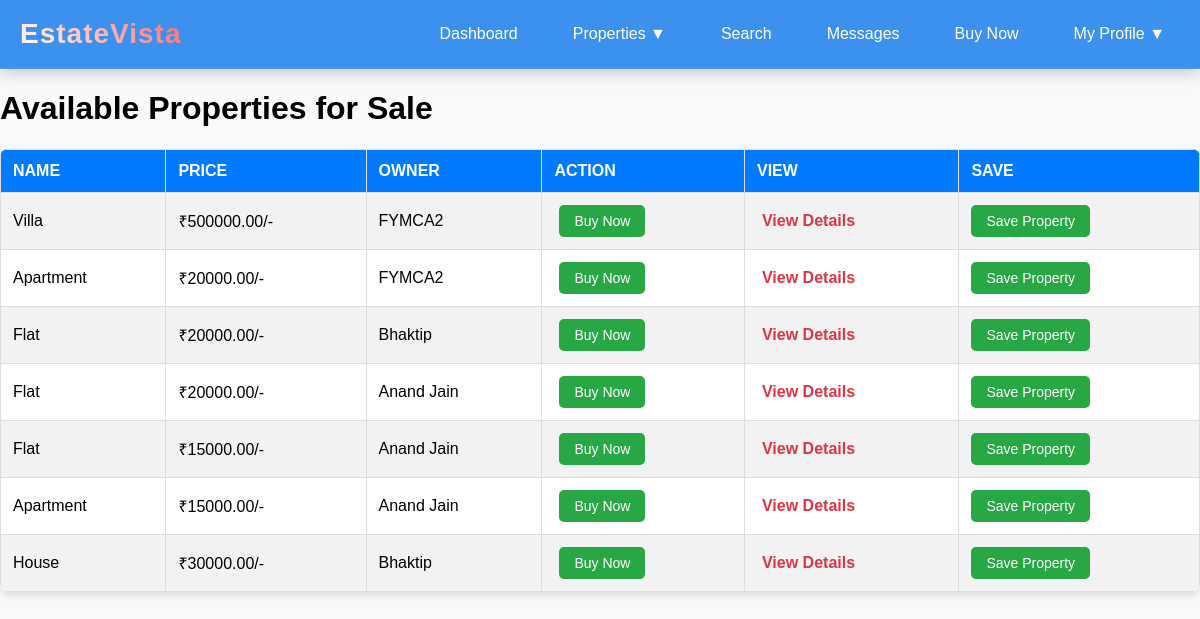
The app's page /properties/others/ (signed in) with its own data.
### realestate/models.py (models this page shows, shortened)
class Property(models.Model):
    owner = models.ForeignKey(User, on_delete=models.CASCADE, null=True, blank=True)
    name = models.CharField(max_length=100)
    location = models.CharField(max_length=255)
    price = models.DecimalField(max_digits=10, decimal_places=2)
    description = models.TextField()
    image = models.ImageField(upload_to='property_images/', null=True, blank=True)
    status = models.CharField(max_length=20, choices=[
    ('available', 'Available'),   # Open for sale or rent
    ('sold', 'Sold'),            # Property has been sold
    ('rented', 'Rented'),        # Property is rented
    ('pending', 'Pending'),      # Offer is being processed
], default='Available')
    bedrooms = models.PositiveIntegerField(default=1)
    bathrooms = models.PositiveIntegerField(default=1)
    area_sqft = models.PositiveIntegerField(help_text="Total area in square feet", null=True, blank=True)
    property_type = models.CharField(max_length=50, choices=[
        ('apartment', 'Apartment'),
        ('villa', 'Villa'),
        ('office', 'Office'),
    ], default='apartment')
    created_at = models.DateTimeField(auto_now_add=True)

### realestate/views.py (the view)
# urls.py: path('properties/others/', other_users_properties, name='other_users_properties'),
@login_required
def other_users_properties(request):
    properties = Property.objects.exclude(owner=request.user)
    return render(request, 'other_users_properties.html', {'properties': properties})

### realestate/templates/other_users_properties.html (shortened to what this page needs)
{% load static %}
<!DOCTYPE html>
<html>
<head>
    <link rel="stylesheet" href="{% static 'css/property_list.css' %}">
</head>
<body>
    {% include 'header.html' %}
    <h1>Available Properties for Sale</h1>
    <table>
        <tr>
            <th>Name</th>
            <th>Price</th>
            <th>Owner</th>
            <th>Action</th>
            <th>View</th>
            <th>Save</th>
        </tr>
        {% for property in properties %}
        <tr>
            <td>{{ property.name }}</td>
            <td>₹{{ property.price }}/-</td>
            <td>{{ property.owner }}</td>
            <td>
                {% if property.status == 'sold' %}
                    <button disabled>Sold</button>
                {% else %}
                    <a href="{% url 'payment_page' property.id %}"><button>Buy Now</button></a>
                {% endif %}
            </td>
            <td><a href="{% url 'property_detail' property.id %}">View Details</a></td>
            <td>
                {% if user.is_authenticated %}
                    <form method="post" action="{% url 'save_property' property.id %}">
                        <button type="submit">Save Property</button>
                    </form>
                {% else %}
                    <a href="{% url 'login' %}">Login to Save</a>
                {% endif %}
            </td>
        </tr>
        {% endfor %}
    </table>
</body>
</html>

### realestate/templates/header.html (shortened to what this page needs)
    {% load static %}
    <!DOCTYPE html>
    <html lang="en">
    <head>
        <link rel="stylesheet" href="{% static 'css/header.css' %}">
    </head>
    <body>
        <header class="header">
            <div class="header-container">
                <h1>EstateVista</h1>
                <nav>
                    <ul class="nav-list">
                        <li><a href="{% url 'dashboard' %}" class="nav-link">Dashboard</a></li>
                        <li class="dropdown">
                            <a href="#" class="nav-link">Properties ▼</a>
                        </li>
                        <li><a href="{% url 'search_properties' %}" class="nav-link">Search</a></li>
                        <li><a href="{% url 'inbox' %}" class="nav-link">Messages</a></li>
                        <li><a href="{% url 'other_users_properties' %}">Buy Now</a></li>
                        <li class="dropdown">
                            <a href="#" class="nav-link">My Profile ▼</a>
                        </li>
                    </ul>
                </nav>
            </div>
        </header>
    </body>
    </html>

### realestate/static/css/property_list.css (style rules this page uses)
body { font-family: Arial, sans-serif; background-color: #f8f9fa; margin: 0; padding: 0; }
table { width: 100%; border-collapse: collapse; background: white; border-radius: 8px; overflow: hidden; box-shadow: 0px 4px 6px rgba(0, 0, 0, 0.1); }
th, td { border: 1px solid #ddd; padding: 12px; text-align: left; }
th { background: #007bff; color: white; text-transform: uppercase; }
tr:nth-child(even) { background: #f2f2f2; }
td a { text-decoration: none; color: #007bff; font-weight: bold; margin: 0 5px; }
td a:last-child { color: #dc3545; }
button { background: #28a745; color: white; padding: 8px 15px; border: none; cursor: pointer; font-size: 14px; border-radius: 5px; transition: 0.3s; }

### realestate/static/css/header.css (style rules this page uses)
header { background: rgba(12, 119, 234, 0.8); backdrop-filter: blur(10px); padding: 15px 20px; color: white; box-shadow: 0 4px 15px rgba(0, 0, 0, 0.2); position: sticky; top: 0; z-index: 1000; border-bottom: 1px solid rgba(255, 255, 255, 0.1); }
.header-container { display: flex; justify-content: space-between; align-items: center; max-width: 1200px; margin: 0 auto; }
header h1 { font-size: 28px; font-weight: 700; margin: 0; letter-spacing: 1px; background: linear-gradient(45deg, #ffffff, #ff6b6b); -webkit-background-clip: text; -webkit-text-fill-color: transparent; transition: all 0.3s ease; }
nav ul { list-style: none; display: flex; gap: 25px; margin: 0; padding: 0; }
nav ul li a { color: white; text-decoration: none; font-size: 16px; font-weight: 500; padding: 10px 15px; display: flex; align-items: center; transition: all 0.3s ease; position: relative; }
nav ul li a::after { content: ''; position: absolute; bottom: 0; left: 50%; width: 0; height: 2px; background-color: #ff6b6b; transition: all 0.3s ease; }
.dropdown { position: relative; display: inline-block; }

### records on screen
Property: name "Villa", price "500000.00", owner "FYMCA2", status "Buy Now"
Property: name "Apartment", price "20000.00", owner "FYMCA2", status "Buy Now"
Property: name "Flat", price "20000.00", owner "Bhaktip", status "Buy Now"
Property: name "Flat", price "20000.00", owner "Anand Jain", status "Buy Now"
Property: name "Flat", price "15000.00", owner "Anand Jain", status "Buy Now"
Property: name "Apartment", price "15000.00", owner "Anand Jain", status "Buy Now"
Property: name "House", price "30000.00", owner "Bhaktip", status "Buy Now"
